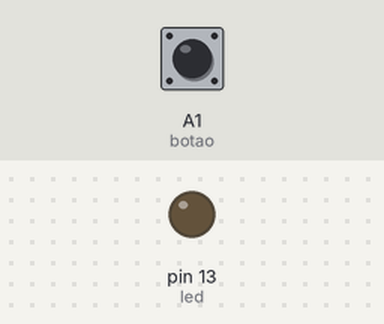
The sketch below on a simulated Arduino Uno, built with avr-gcc and run on an emulated ATmega328P. On the bench: output pins drawn as LEDs (lit = HIGH). Dashed ring = blinking. The inputs (shaded band) are chosen by the test bench; at power-on: A1 (botao) HIGH. No radio packets arrive unless stated; what the sketch prints to the serial monitor is not drawn.

Above: at 1.2 s.
1.3 s: A1 (botao) pulled LOW for 1 s
At 1.48 s:
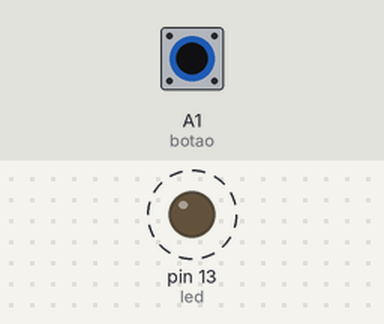
4.3 s: A1 (botao) pulled LOW for 3.2 s
At 8.1 s:
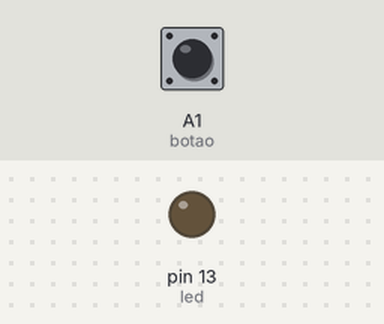
Timing chart, 0 to 9.6 s (numbered marks = the images above; inputs shaded):
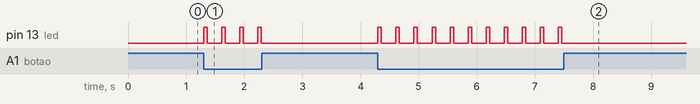

The sketch:

emisor_led_rf_victor.ino
```cpp
#include <VirtualWire.h>
const int led = 13;
const int botao = A1;

int valor_botao;
char valor_CharMsg[4];
int estado = 0;

void setup()
{
Serial.begin(9600);
pinMode(led, OUTPUT);
pinMode (botao, INPUT);
vw_set_tx_pin;
vw_setup(2000);
Serial.println("transmissao modulo RF – acione o botao … ");
}

void loop()
{
valor_botao = digitalRead (botao);

if (valor_botao == 0)
{
estado = !estado;
itoa (estado,valor_CharMsg,10);
digitalWrite(led, true);
vw_send((uint8_t *)valor_CharMsg, strlen(valor_CharMsg));
vw_wait_tx();
 digitalWrite(led, false);
 Serial.print("Valor enviado: ");
 Serial.println(valor_CharMsg);
 delay(250);
}

}
```

Measured:
- after the input at 1.3 s, pin 13 (led): alternates HIGH for 0.06 s and LOW for 0.25 s, 8 changes in all, then stays LOW, starting at once
- after the input at 4.3 s, pin 13 (led): alternates HIGH for 0.06 s and LOW for 0.25 s, 22 changes in all, then stays LOW, starting at once
